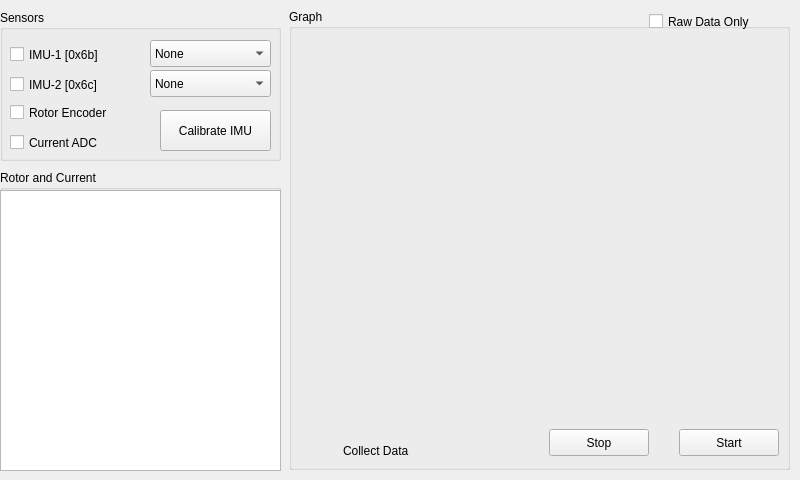
<?xml version="1.0" encoding="UTF-8"?>
<ui version="4.0">
 <class>MainWindow</class>
 <widget class="QMainWindow" name="MainWindow">
  <property name="geometry">
   <rect>
    <x>0</x>
    <y>0</y>
    <width>800</width>
    <height>480</height>
   </rect>
  </property>
  <property name="minimumSize">
   <size>
    <width>800</width>
    <height>480</height>
   </size>
  </property>
  <property name="maximumSize">
   <size>
    <width>800</width>
    <height>480</height>
   </size>
  </property>
  <property name="windowTitle">
   <string>MainWindow</string>
  </property>
  <widget class="QWidget" name="centralwidget">
   <widget class="QWidget" name="widget" native="true">
    <property name="geometry">
     <rect>
      <x>560</x>
      <y>250</y>
      <width>120</width>
      <height>80</height>
     </rect>
    </property>
   </widget>
   <widget class="QGroupBox" name="grouplog">
    <property name="geometry">
     <rect>
      <x>289</x>
      <y>9</y>
      <width>501</width>
      <height>461</height>
     </rect>
    </property>
    <property name="title">
     <string>Graph</string>
    </property>
    <widget class="QCheckBox" name="checkBox">
     <property name="geometry">
      <rect>
       <x>360</x>
       <y>0</y>
       <width>141</width>
       <height>25</height>
      </rect>
     </property>
     <property name="text">
      <string>Raw Data Only</string>
     </property>
     <property name="iconSize">
      <size>
       <width>40</width>
       <height>40</height>
      </size>
     </property>
    </widget>
    <widget class="QLabel" name="label_7">
     <property name="geometry">
      <rect>
       <x>54</x>
       <y>432</y>
       <width>101</width>
       <height>19</height>
      </rect>
     </property>
     <property name="text">
      <string>Collect Data</string>
     </property>
    </widget>
    <widget class="PlotWidget" name="plott" native="true">
     <property name="geometry">
      <rect>
       <x>0</x>
       <y>20</y>
       <width>501</width>
       <height>391</height>
      </rect>
     </property>
    </widget>
    <widget class="QPushButton" name="pushStart">
     <property name="geometry">
      <rect>
       <x>390</x>
       <y>420</y>
       <width>100</width>
       <height>27</height>
      </rect>
     </property>
     <property name="text">
      <string>Start</string>
     </property>
    </widget>
    <widget class="QPushButton" name="pushButton_2">
     <property name="geometry">
      <rect>
       <x>260</x>
       <y>420</y>
       <width>100</width>
       <height>27</height>
      </rect>
     </property>
     <property name="text">
      <string>Stop</string>
     </property>
    </widget>
   </widget>
   <widget class="QGroupBox" name="groupimu">
    <property name="geometry">
     <rect>
      <x>0</x>
      <y>10</y>
      <width>281</width>
      <height>151</height>
     </rect>
    </property>
    <property name="title">
     <string>Sensors</string>
    </property>
    <widget class="QComboBox" name="comboIMU1">
     <property name="geometry">
      <rect>
       <x>150</x>
       <y>30</y>
       <width>121</width>
       <height>27</height>
      </rect>
     </property>
     <item>
      <property name="text">
       <string>None</string>
      </property>
     </item>
    </widget>
    <widget class="QComboBox" name="comboIMU2">
     <property name="geometry">
      <rect>
       <x>150</x>
       <y>60</y>
       <width>121</width>
       <height>27</height>
      </rect>
     </property>
     <item>
      <property name="text">
       <string>None</string>
      </property>
     </item>
    </widget>
    <widget class="QCheckBox" name="checkIMU1">
     <property name="geometry">
      <rect>
       <x>10</x>
       <y>32</y>
       <width>131</width>
       <height>25</height>
      </rect>
     </property>
     <property name="text">
      <string>IMU-1 [0x6b]</string>
     </property>
    </widget>
    <widget class="QCheckBox" name="checkIMU2">
     <property name="geometry">
      <rect>
       <x>10</x>
       <y>62</y>
       <width>131</width>
       <height>25</height>
      </rect>
     </property>
     <property name="text">
      <string>IMU-2 [0x6c]</string>
     </property>
    </widget>
    <widget class="QCheckBox" name="checkRotor">
     <property name="geometry">
      <rect>
       <x>10</x>
       <y>90</y>
       <width>141</width>
       <height>25</height>
      </rect>
     </property>
     <property name="text">
      <string>Rotor Encoder</string>
     </property>
    </widget>
    <widget class="QCheckBox" name="checkADC">
     <property name="geometry">
      <rect>
       <x>10</x>
       <y>120</y>
       <width>131</width>
       <height>25</height>
      </rect>
     </property>
     <property name="text">
      <string>Current ADC</string>
     </property>
    </widget>
    <widget class="QPushButton" name="pushButton">
     <property name="geometry">
      <rect>
       <x>160</x>
       <y>100</y>
       <width>111</width>
       <height>41</height>
      </rect>
     </property>
     <property name="text">
      <string>Calibrate IMU</string>
     </property>
    </widget>
   </widget>
   <widget class="QGroupBox" name="groupBox">
    <property name="geometry">
     <rect>
      <x>0</x>
      <y>170</y>
      <width>281</width>
      <height>301</height>
     </rect>
    </property>
    <property name="title">
     <string>Rotor and Current</string>
    </property>
    <widget class="QTreeView" name="treeView">
     <property name="geometry">
      <rect>
       <x>0</x>
       <y>20</y>
       <width>281</width>
       <height>281</height>
      </rect>
     </property>
    </widget>
   </widget>
  </widget>
 </widget>
 <customwidgets>
  <customwidget>
   <class>PlotWidget</class>
   <extends>QWidget</extends>
   <header>pyqtgraph</header>
   <container>1</container>
  </customwidget>
 </customwidgets>
 <resources/>
 <connections/>
</ui>
